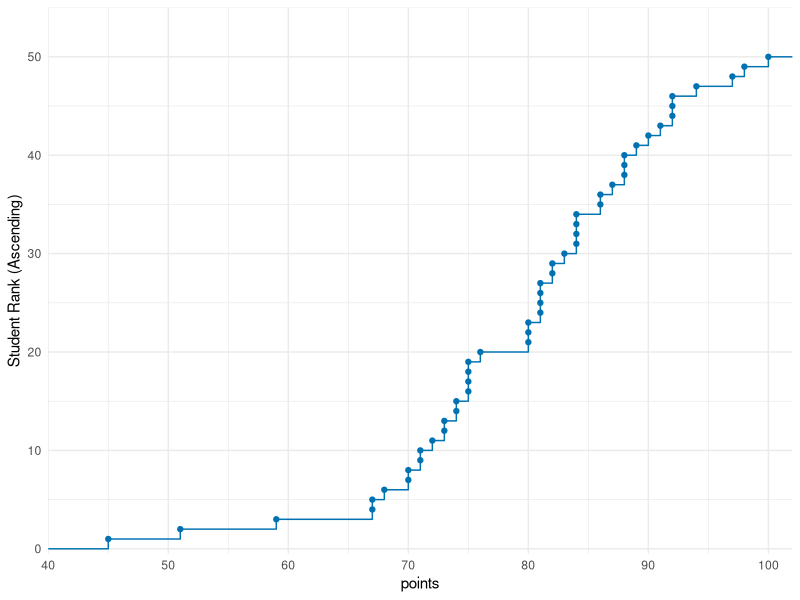
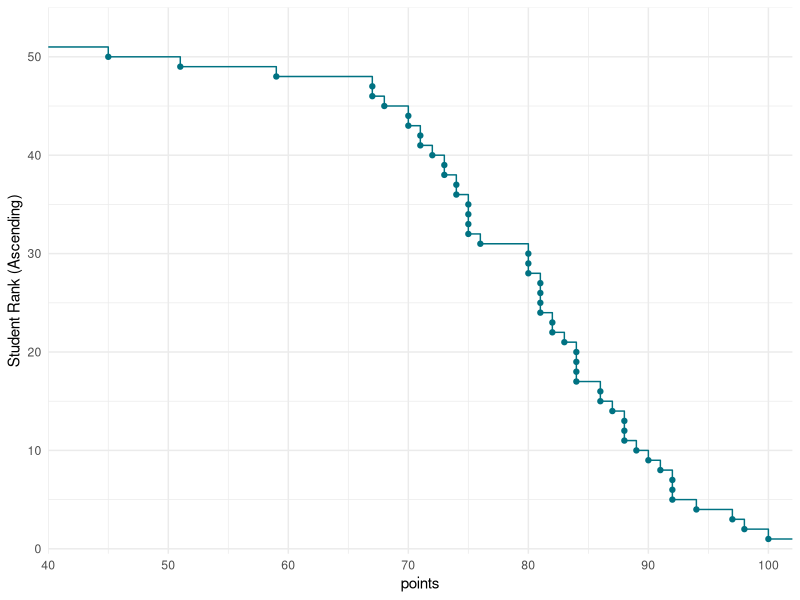
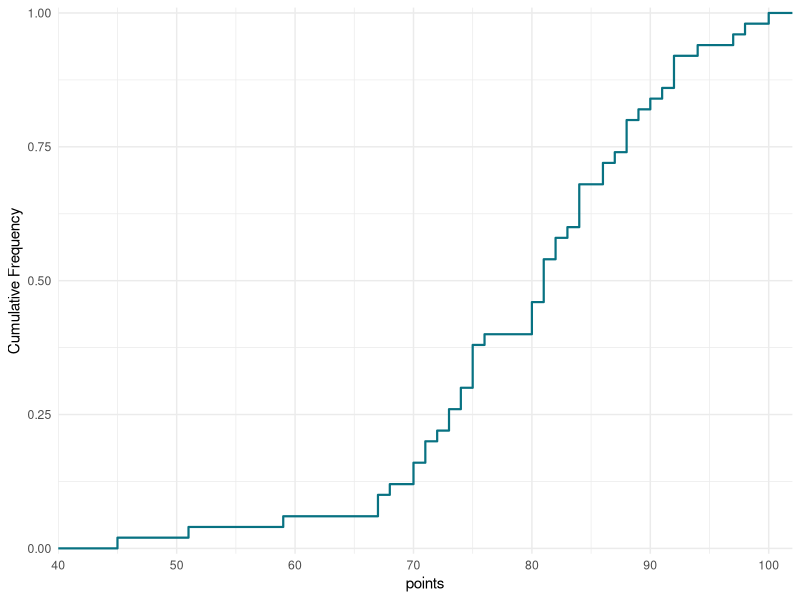

The R source for these figures, in order:
## ---- chunk 1
knitr::opts_chunk$set(echo = TRUE,
                      collapse = TRUE,
                      comment = '#>')
library(ggplot2)
library(dplyr)
library(cowplot)
## ---- chunk 2
# Data
set.seed(4211)
points = round(c(rnorm(47, mean = 82, sd = 10), 45, 51, 67))
points[points > 100] <- 100

student_data <- data.frame(points, rank = rank(points, ties.method = 'random'))

ggplot(student_data, aes(x = points, y = 50 * after_stat(y))) +
  stat_ecdf(geom = 'step', color = '#0072B2') +
  geom_point(aes(y = rank), color = '#0072B2') +
  scale_x_continuous(limits = c(40, 102),
                     expand = c(0, 0),
                     breaks = (4:10) * 10) +
  scale_y_continuous(limits = c(-.5, 55),
                     expand = c(0, 0),
                     name = 'Student Rank (Ascending)') +
  theme_minimal()
## ---- chunk 3
ggplot(student_data, aes (x = points, y = 51 - 50 * after_stat(y))) +
  stat_ecdf(geom = 'step', color = '#007282') +
  geom_point(aes(y = 51 - rank), color = '#007282') +
  scale_x_continuous(limits = c(40, 102),
                     expand = c(0, 0),
                     breaks = (4:10) * 10) +
  scale_y_continuous(limits = c(-.5, 55),
                     expand = c(0, 0),
                     name = 'Student Rank (Ascending)') +
  theme_minimal()
## ---- chunk 4
ggplot(student_data, aes(x = points, y = after_stat(y))) +
  stat_ecdf(geom = 'step', color = '#087282', linewidth = 0.75) +
  scale_x_continuous(limits  = c(40, 102),
                     expand = c(0, 0),
                     breaks = (4:10) * 10) +
  scale_y_continuous(limits = c(-.01, 1.01),
                     expand = c(0, 0),
                     name = 'Cumulative Frequency') +
  theme_minimal()
